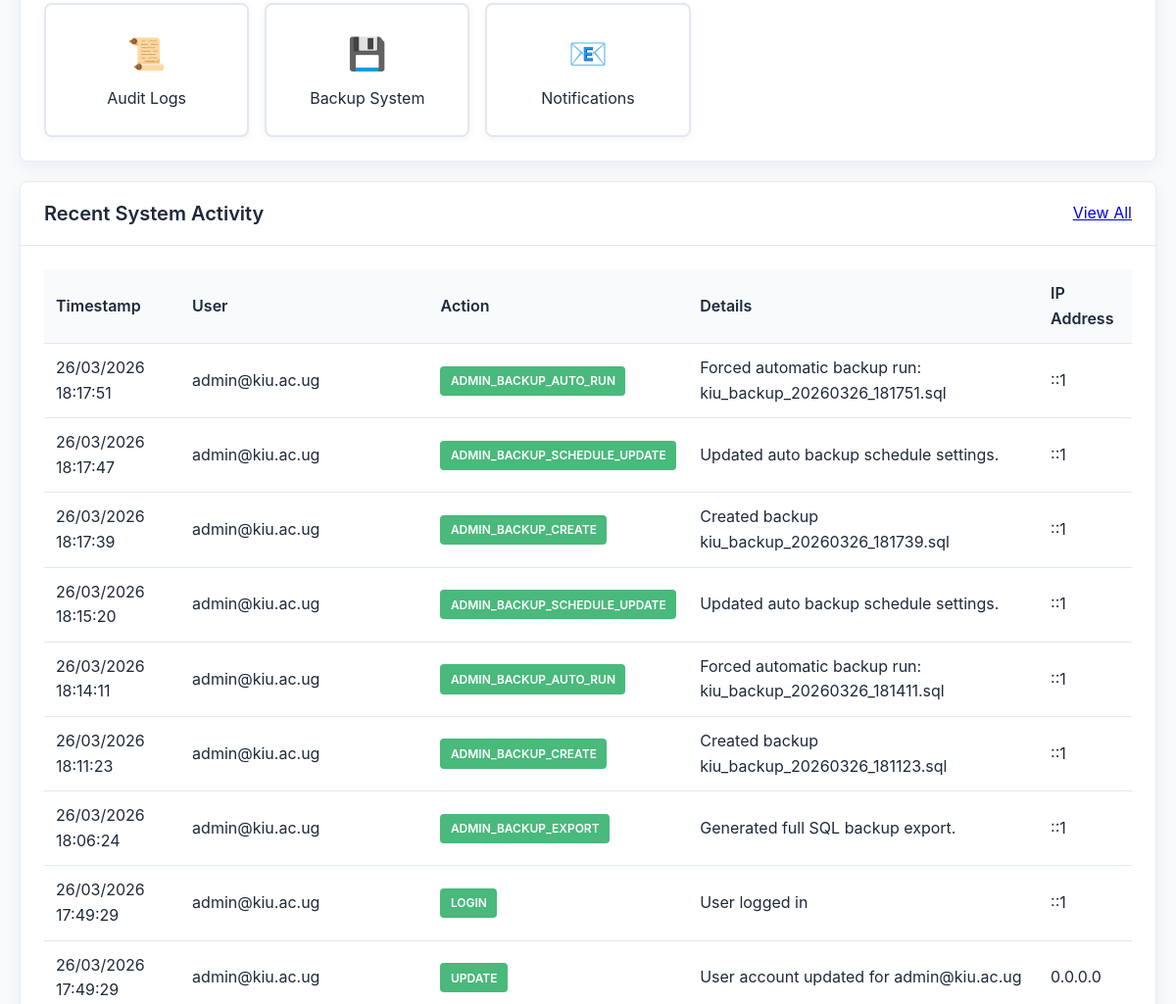
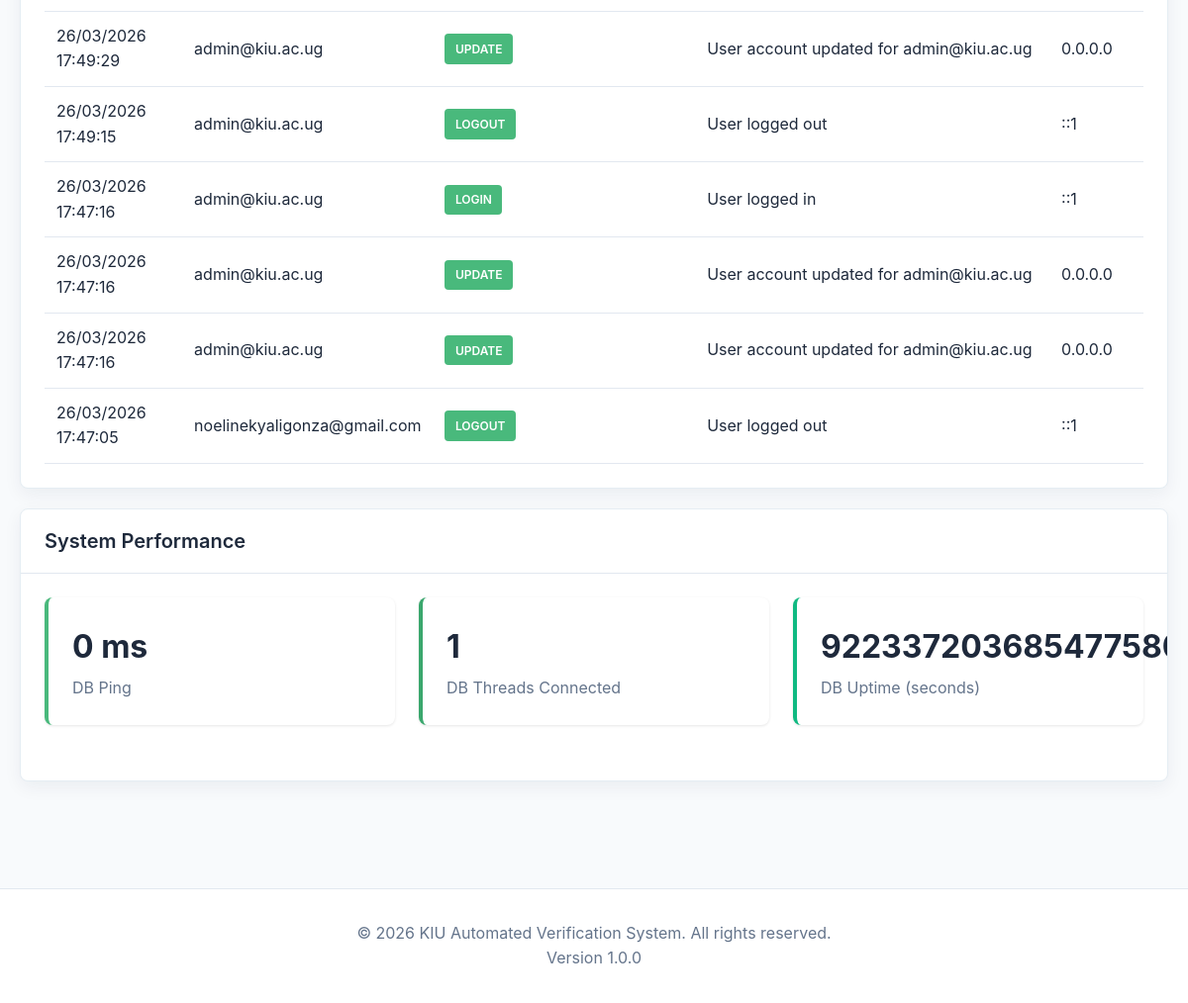
The page /modules/admin/dashboard.php (signed in, lower part) on the database as committed earlier (2 pictures, top to bottom).
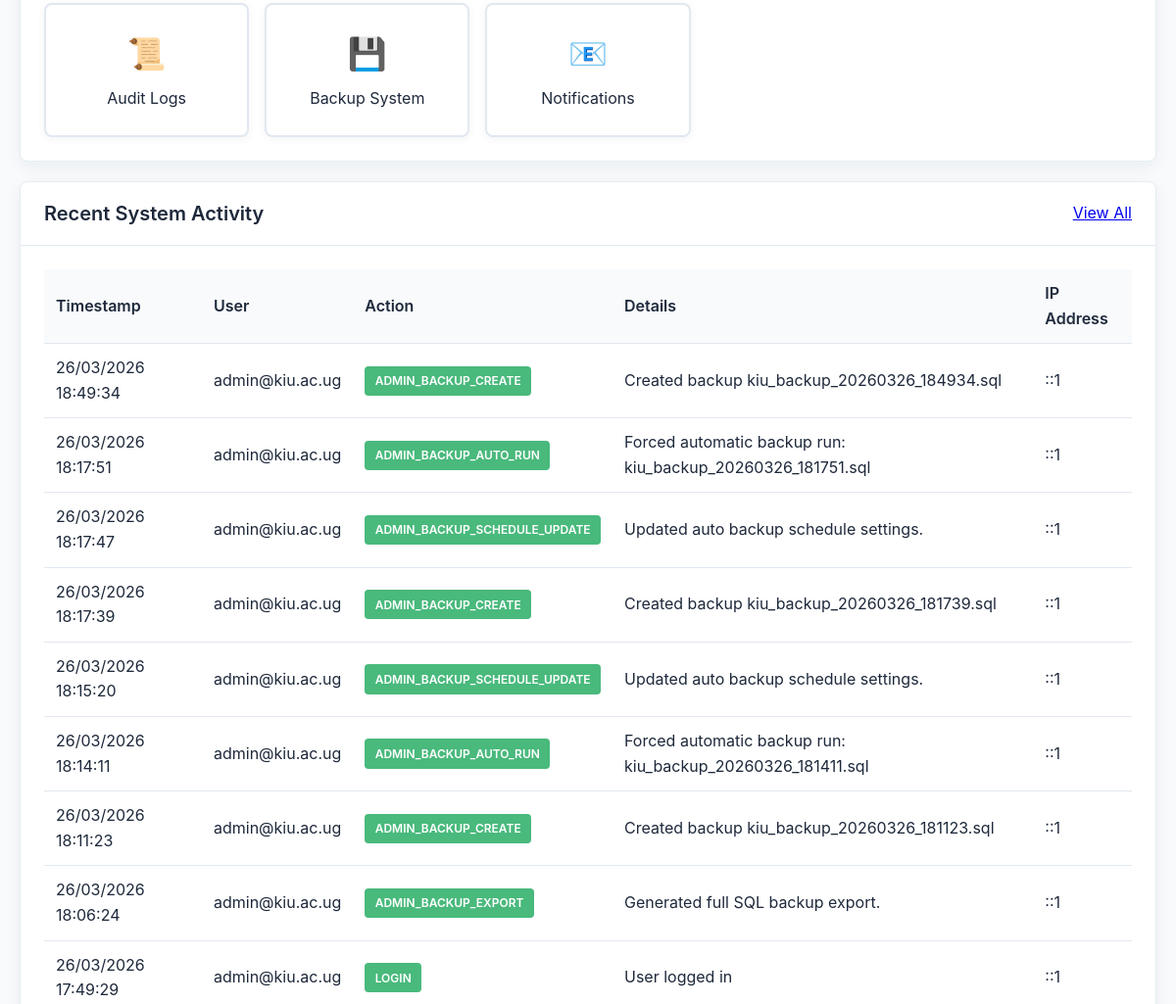
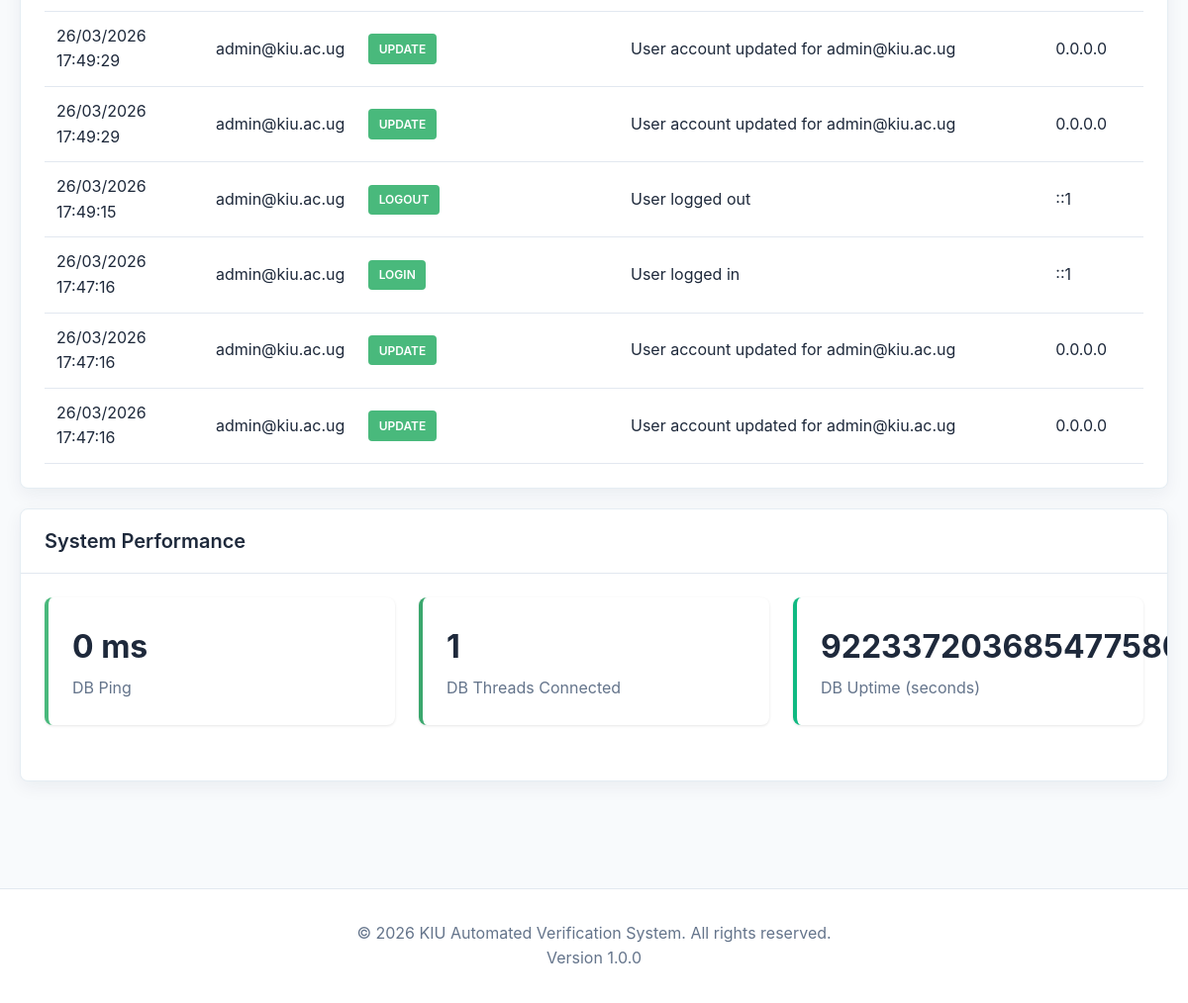
The same page on the database as committed later (2 pictures, top to bottom).
### tables this page shows
CREATE TABLE `audit_logs` (
  `log_id` bigint(20) unsigned NOT NULL AUTO_INCREMENT,
  `user_id` bigint(20) unsigned DEFAULT NULL COMMENT 'NULL for system-generated actions',
  `action` varchar(100) NOT NULL COMMENT 'e.g., CREATE, UPDATE, DELETE, LOGIN, LOGOUT',
  `table_name` varchar(100) DEFAULT NULL COMMENT 'Affected table',
  `record_id` bigint(20) unsigned DEFAULT NULL COMMENT 'Affected record ID',
  `old_value` longtext DEFAULT NULL COMMENT 'Previous state of record' CHECK (json_valid(`old_value`)),
  `new_value` longtext DEFAULT NULL COMMENT 'New state of record' CHECK (json_valid(`new_value`)),
  `changes_summary` text DEFAULT NULL COMMENT 'Human-readable summary of changes',
  `ip_address` varchar(45) NOT NULL COMMENT 'IPv4 or IPv6 address',
  `user_agent` text DEFAULT NULL COMMENT 'Browser/client user agent',
  `request_url` varchar(500) DEFAULT NULL COMMENT 'Request URL if applicable',
  `request_method` varchar(10) DEFAULT NULL COMMENT 'HTTP method (GET, POST, etc.)',
  `session_id` varchar(255) DEFAULT NULL COMMENT 'Session identifier',
  `severity` enum('info','warning','error','critical') DEFAULT 'info',
  `timestamp` timestamp(6) NOT NULL DEFAULT current_timestamp(6) COMMENT 'Microsecond precision',
  `created_at` timestamp NOT NULL DEFAULT current_timestamp(),
  PRIMARY KEY (`log_id`),
  KEY `idx_user_actions` (`user_id`,`timestamp`),
  KEY `idx_table_record` (`table_name`,`record_id`,`timestamp`),
  KEY `idx_action_timestamp` (`action`,`timestamp`),
  KEY `idx_severity` (`severity`,`timestamp`),
  CONSTRAINT `fk_audit_user` FOREIGN KEY (`user_id`) REFERENCES `users` (`user_id`) ON DELETE SET NULL ON UPDATE CASCADE
);

CREATE TABLE `users` (
  `user_id` bigint(20) unsigned NOT NULL AUTO_INCREMENT,
  `admission_number` varchar(50) NOT NULL COMMENT 'University admission number',
  `email` varchar(255) NOT NULL COMMENT 'User email address',
  `password_hash` varchar(255) NOT NULL COMMENT 'Bcrypt hashed password',
  `role` enum('student','finance_officer','registrar','admin') NOT NULL DEFAULT 'student',
  `mfa_enabled` tinyint(1) DEFAULT 0 COMMENT 'Multi-factor authentication status',
  `mfa_secret` varchar(255) DEFAULT NULL COMMENT 'TOTP secret for MFA',
  `email_verified_at` timestamp NULL DEFAULT NULL COMMENT 'Email verification timestamp',
  `last_login_at` timestamp NULL DEFAULT NULL COMMENT 'Last successful login',
  `login_attempts` tinyint(3) unsigned DEFAULT 0 COMMENT 'Failed login attempt counter',
  `locked_until` timestamp NULL DEFAULT NULL COMMENT 'Account lockout expiry time',
  `is_active` tinyint(1) DEFAULT 1 COMMENT 'Account active status',
  `created_at` timestamp NOT NULL DEFAULT current_timestamp(),
  `updated_at` timestamp NOT NULL DEFAULT current_timestamp() ON UPDATE current_timestamp(),
  PRIMARY KEY (`user_id`),
  UNIQUE KEY `admission_number` (`admission_number`),
  UNIQUE KEY `email` (`email`),
  KEY `idx_email` (`email`),
  KEY `idx_admission_number` (`admission_number`),
  KEY `idx_role` (`role`),
  KEY `idx_created_at` (`created_at`)
);

### includes/functions.php (called while the page is built, shortened)
<?php
function format_date($date, $format = DISPLAY_DATE_FORMAT) {
    return date($format, strtotime($date));
}

### modules/admin/dashboard.php (the view, shortened to what this page needs)
<?php
require_once '../../config/init.php';
$performance = [
    'db_time_ms' => null,
    'db_threads_connected' => null,
    'db_uptime_seconds' => null
];
try {
    $start = microtime(true);
    $db->query('SELECT 1')->fetchColumn();
    $performance['db_time_ms'] = round((microtime(true) - $start) * 1000, 2);
    $statusRows = $db->query("SHOW GLOBAL STATUS WHERE Variable_name IN ('Threads_connected','Uptime')")->fetchAll();
    foreach ($statusRows as $row) {
        if (($row['Variable_name'] ?? '') === 'Threads_connected') {
            $performance['db_threads_connected'] = (int)$row['Value'];
        }
        if (($row['Variable_name'] ?? '') === 'Uptime') {
            $performance['db_uptime_seconds'] = (int)$row['Value'];
        }
    }
} catch (Exception $e) {
}
$recent_activity = $db->query("
    SELECT al.*, u.email, u.admission_number
    FROM audit_logs al
    LEFT JOIN users u ON al.user_id = u.user_id
    ORDER BY al.timestamp DESC
    LIMIT 15
")->fetchAll();
include '../../includes/header.php';
?>
<div class="dashboard">
    <div class="card">
        <div class="card-body">
            <div class="quick-actions">
                <a href="audit_logs.php" class="action-btn">
                    <span class="action-icon">📜</span>
                    <span>Audit Logs</span>
                </a>
                <a href="backup.php" class="action-btn">
                    <span class="action-icon">💾</span>
                    <span>Backup System</span>
                </a>
                <a href="notifications.php" class="action-btn">
                    <span class="action-icon">📧</span>
                    <span>Notifications</span>
                </a>
            </div>
        </div>
    </div>
    <div class="card">
        <div class="card-header">
            <h3>Recent System Activity</h3>
            <a href="audit_logs.php">View All</a>
        </div>
        <div class="card-body">
            <div class="table-responsive">
                <table class="table table-sm">
                    <thead>
                        <tr>
                            <th>Timestamp</th>
                            <th>User</th>
                            <th>Action</th>
                            <th>Details</th>
                            <th>IP Address</th>
                        </tr>
                    </thead>
                    <tbody>
                        <?php foreach ($recent_activity as $activity): ?>
                            <tr>
                                <td><?php echo format_date($activity['timestamp'], DISPLAY_DATETIME_FORMAT); ?></td>
                                <td><?php echo htmlspecialchars($activity['email'] ?? 'System'); ?></td>
                                <td><span class="badge badge-info"><?php echo htmlspecialchars($activity['action']); ?></span></td>
                                <td><?php echo htmlspecialchars($activity['changes_summary'] ?? '-'); ?></td>
                                <td><?php echo htmlspecialchars($activity['ip_address']); ?></td>
                            </tr>
                        <?php endforeach; ?>
                    </tbody>
                </table>
            </div>
        </div>
    </div>
    <div class="card">
        <div class="card-header">
            <h3>System Performance</h3>
        </div>
        <div class="card-body">
            <div class="stats-grid">
                <div class="stat-card stat-info">
                    <div class="stat-content">
                        <h3><?php echo $performance['db_time_ms'] !== null ? htmlspecialchars((string)$performance['db_time_ms']) . ' ms' : 'N/A'; ?></h3>
                        <p>DB Ping</p>
                    </div>
                </div>
                <div class="stat-card stat-primary">
                    <div class="stat-content">
                        <h3><?php echo $performance['db_threads_connected'] !== null ? (int)$performance['db_threads_connected'] : 'N/A'; ?></h3>
                        <p>DB Threads Connected</p>
                    </div>
                </div>
                <div class="stat-card stat-success">
                    <div class="stat-content">
                        <h3><?php echo $performance['db_uptime_seconds'] !== null ? (int)$performance['db_uptime_seconds'] : 'N/A'; ?></h3>
                        <p>DB Uptime (seconds)</p>
                    </div>
                </div>
            </div>
        </div>
    </div>
</div>
<?php include '../../includes/footer.php'; ?>

### includes/header.php (shortened to what this page needs)
<!DOCTYPE html>
<html lang="en">
<head>
    <link rel="stylesheet" href="<?php echo BASE_URL; ?>assets/css/style.css?v=<?php echo filemtime(__DIR__ . '/../assets/css/style.css'); ?>">
    <link rel="stylesheet" href="https://cdnjs.cloudflare.com/ajax/libs/font-awesome/6.0.0/css/all.min.css">
</head>
<?php
    $bodyClasses = [];
    if (is_logged_in()) {
        $bodyClasses[] = 'role-' . ($_SESSION['role'] ?? 'guest');
    } else {
        $bodyClasses[] = 'role-guest';
    }
    $requestPath = $_SERVER['REQUEST_URI'] ?? '';
    if (strpos($requestPath, '/modules/student/') !== false) {
        $bodyClasses[] = 'module-student';
    } elseif (strpos($requestPath, '/modules/finance/') !== false) {
        $bodyClasses[] = 'module-finance';
    } elseif (strpos($requestPath, '/modules/admissions/') !== false) {
        $bodyClasses[] = 'module-admissions';
    } elseif (strpos($requestPath, '/modules/admin/') !== false) {
        $bodyClasses[] = 'module-admin';
    }
?>
<body class="<?php echo htmlspecialchars(implode(' ', $bodyClasses)); ?>">
    <main class="main-content">

### includes/footer.php (shortened to what this page needs)
    </main>
    <footer class="footer">
        <div class="footer-container">
            <p>&copy; <?php echo date('Y'); ?> <?php echo APP_NAME; ?>. All rights reserved.</p>
            <p>Version <?php echo APP_VERSION; ?></p>
        </div>
    </footer>
</body>
</html>

### assets/css/style.css (style rules this page uses)
:root { --primary-color: #3aa76d; --secondary-color: #64748b; --success-color: #10b981; --danger-color: #ef4444; --warning-color: #f59e0b; --info-color: #49b97c; --light-color: #f8fafc; --dark-color: #1e293b; --border-color: #e2e8f0; --shadow: 0 1px 3px 0 rgba(0, 0, 0, 0.1); --shadow-lg: 0 10px 15px -3px rgba(0, 0, 0, 0.1); }
* { margin: 0; padding: 0; box-sizing: border-box; }
body { font-family: -apple-system, BlinkMacSystemFont, 'Segoe UI', Roboto, 'Helvetica Neue', Arial, sans-serif; line-height: 1.6; color: var(--dark-color); background-color: var(--light-color); overflow-x: hidden; }
.main-content { min-height: calc(100vh - 120px); padding: 20px 0; position: relative; z-index: 1; }
.card { background: white; border-radius: 8px; border: 1px solid #e5edf3; box-shadow: 0 6px 18px rgba(15, 41, 66, 0.06); margin-bottom: 20px; overflow: hidden; }
.card-header { padding: 1rem 1.5rem; border-bottom: 1px solid var(--border-color); display: flex; justify-content: space-between; align-items: center; }
.card-header h3 { font-size: 1.25rem; font-weight: 600; }
.card-body { padding: 1.5rem; }
.dashboard { max-width: 1400px; margin: 0 auto; padding: 20px; }
.stats-grid { display: grid; grid-template-columns: repeat(auto-fit, minmax(250px, 1fr)); gap: 1.5rem; margin-bottom: 2rem; }
.stat-card { background: white; border-radius: 8px; padding: 1.5rem; box-shadow: var(--shadow); display: flex; align-items: center; gap: 1rem; }
.stat-content h3 { font-size: 2rem; font-weight: 700; margin-bottom: 0.25rem; }
.stat-content p { color: var(--secondary-color); }
.stat-card.stat-primary { border-left: 4px solid var(--primary-color); }
.stat-card.stat-success { border-left: 4px solid var(--success-color); }
.stat-card.stat-info { border-left: 4px solid var(--info-color); }
.badge { display: inline-block; padding: 0.35rem 0.65rem; font-size: 0.75rem; font-weight: 600; border-radius: 4px; }
.badge-info { background-color: var(--info-color); color: white; }
.table { width: 100%; border-collapse: collapse; }
.table th, .table td { padding: 0.75rem; text-align: left; border-bottom: 1px solid var(--border-color); }
.table thead th { font-weight: 600; background-color: var(--light-color); }
.table-responsive { overflow-x: auto; }
.quick-actions { display: grid; grid-template-columns: repeat(auto-fill, minmax(200px, 1fr)); gap: 1rem; }
.action-btn { display: flex; flex-direction: column; align-items: center; gap: 0.5rem; padding: 1.5rem; background: white; border: 2px solid var(--border-color); border-radius: 8px; text-decoration: none; color: var(--dark-color); transition: border-color 0.2s ease, box-shadow 0.2s ease, transform 0.2s ease; box-shadow: 0 2px 10px rgba(15, 41, 66, 0.05); }
.action-icon { font-size: 2rem; }
.footer { background-color: white; border-top: 1px solid var(--border-color); padding: 2rem 0; margin-top: 3rem; }
.footer-container { max-width: 1400px; margin: 0 auto; padding: 0 2rem; text-align: center; color: var(--secondary-color); }

Rows that differ between the two databases and show on the page:
no longer on this page (row unchanged): audit_logs: timestamp "26/03/2026 17:47:05", user.email "noelinekyaligonza@gmail.com", action "LOGOUT", changes_summary "User logged out", ip_address "::1"
added audit_logs: timestamp "26/03/2026 18:49:34", user.email "admin@kiu.ac.ug", action "ADMIN_BACKUP_CREATE", changes_summary "Created backup kiu_backup_20260326_184934.sql", ip_address "::1"
